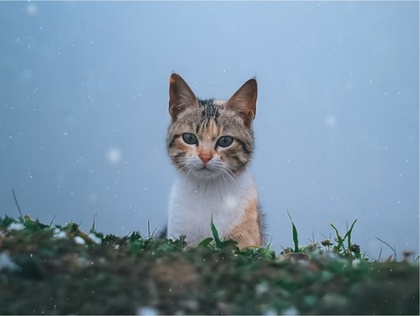
%> input picture assets/display.jpeg, 420 x 316 px, shrunk from 937 x 704 before the run
$ octave Sepia.m   (GNU Octave 9; MATLAB toolbox functions it lacks are replaced by stand-ins)
%> lines starting %> are read from the running program, lines starting %| are printed output that depends on the picture; in (x1, y1, x2, y2) boxes, pixels count from 0 and x2, y2 are one past the last pixel; in counts of white or black regions, pixels touching at a corner belong together; the program's own positions count from 1
% Read the input RGB image
inputImage = imread("../assets/display.jpeg");
%> inputImage is the input picture: size 316x420x3 uint8; mean R, G, B 119.4, 143.7, 163.3

% Sepia transformation matrix
sepiaMatrix = [0.393 0.769 0.189; ...
               0.349 0.686 0.168; ...
               0.272 0.534 0.131];

% Apply the sepia transformation to each pixel
sepiaImage = zeros(size(inputImage));

for i = 1:size(inputImage, 1)
    for j = 1:size(inputImage, 2)
        pixel = double(reshape(inputImage(i, j, :), 1, [])); % Reshape to row vector
        sepiaPixel = pixel * sepiaMatrix';   % Apply sepia transformation
        sepiaImage(i, j, :) = sepiaPixel;   % Assign the transformed value to the pixel
    end
end
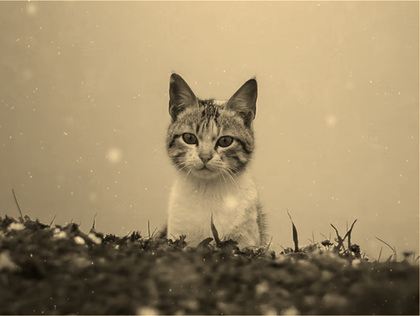
%> sepiaImage: size 316x420x3 double; mean R, G, B 188.3, 167.7, 130.6; drawn with min black and max white

% Clip values to range [0, 255]
sepiaImage(sepiaImage > 255) = 255;
%> sepiaImage: size 316x420x3 double; 3.2% of pixels changed, all inside (x1, y1, x2, y2) = (28, 0, 420, 316)

% Convert back to uint8
sepiaImage_uint8 = uint8(sepiaImage);
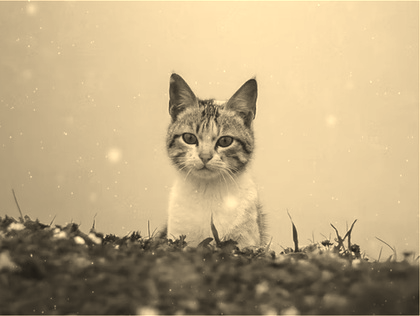
%> sepiaImage_uint8: size 316x420x3 uint8; mean R, G, B 188.2, 167.7, 130.6; mean of the top-left, top-right, bottom-left and bottom-right quarters 184.5, 202, 119.6, 142.5

% Display the original and sepia images
figure;
subplot(1, 2, 1);
imshow(inputImage);
title('Original Image');

subplot(1, 2, 2);
imshow(sepiaImage_uint8);
title('Sepia Filtered Image');

% Save the sepia image
imwrite(sepiaImage_uint8, 'sepia_image.jpg');

$ run again, with assets/download.jpeg copied over assets/display.jpeg
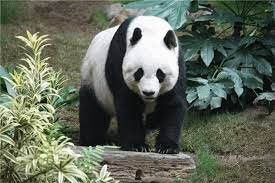
%> input picture assets/download.jpeg, 275 x 183 px
%> inputImage is the input picture: size 183x275x3 uint8; mean R, G, B 97.2, 104.6, 90.1
%> after the loop `for i = 1:size(inputImage, 1)`:
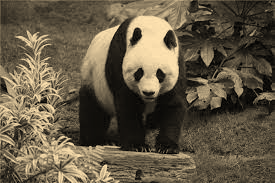
%> sepiaImage: size 183x275x3 double; mean R, G, B 135.7, 120.8, 94.1; drawn with min black and max white
%> `sepiaImage(sepiaImage > 255) = 255;`:
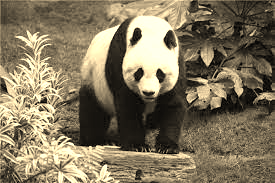
%> sepiaImage: size 183x275x3 double; 11.63% of pixels changed, all inside (x1, y1, x2, y2) = (0, 0, 271, 183)

$ run again, with assets/edgeflower.jpg copied over assets/display.jpeg
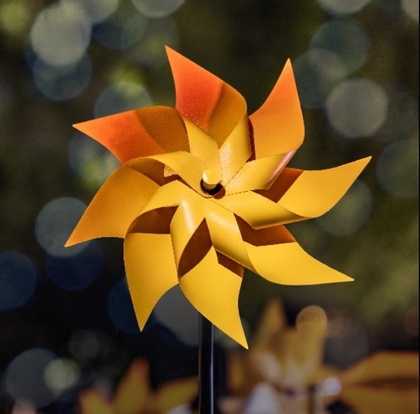
%> input picture assets/edgeflower.jpg, 420 x 414 px, shrunk from 717 x 706 before the run
%> inputImage is the input picture: size 414x420x3 uint8; mean R, G, B 95.6, 71.9, 35.1
%> after the loop `for i = 1:size(inputImage, 1)`:
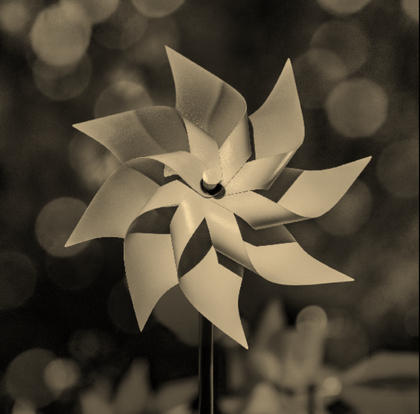
%> sepiaImage: size 414x420x3 double; mean R, G, B 99.5, 88.6, 69; drawn with min black and max white
%> `sepiaImage(sepiaImage > 255) = 255;`:
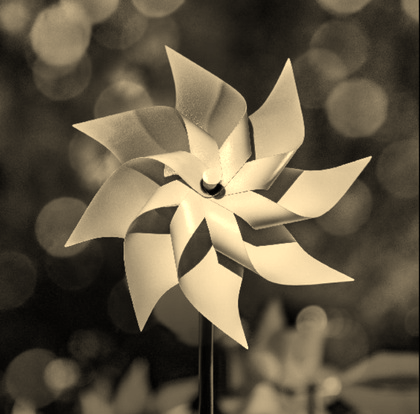
%> sepiaImage: size 414x420x3 double; 3.28% of pixels changed, all inside (x1, y1, x2, y2) = (146, 60, 371, 349)
